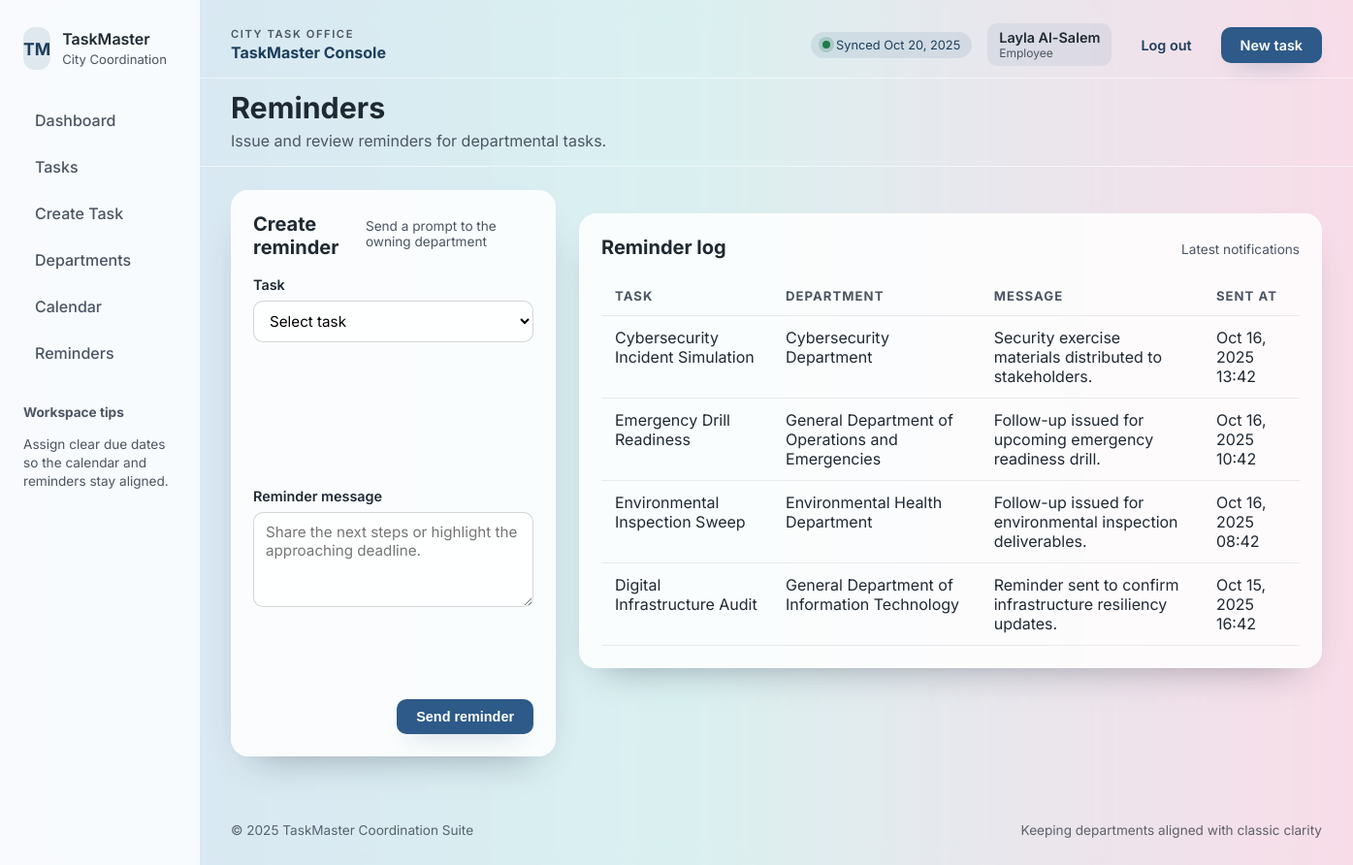
/reminders.php (signed in), run on the app's committed database.
### tables this page shows
CREATE TABLE IF NOT EXISTS notifications (
    id INT AUTO_INCREMENT PRIMARY KEY,
    task_id INT NOT NULL,
    message TEXT NOT NULL,
    created_at TIMESTAMP DEFAULT CURRENT_TIMESTAMP,
    CONSTRAINT fk_notifications_tasks FOREIGN KEY (task_id) REFERENCES tasks(id) ON DELETE CASCADE
);

CREATE TABLE IF NOT EXISTS tasks (
    id INT AUTO_INCREMENT PRIMARY KEY,
    title VARCHAR(180) NOT NULL,
    description TEXT NULL,
    department_id INT NOT NULL,
    priority VARCHAR(20) DEFAULT 'Medium',
    status VARCHAR(30) DEFAULT 'Pending',
    due_date DATE NULL,
    created_at TIMESTAMP DEFAULT CURRENT_TIMESTAMP,
    updated_at TIMESTAMP DEFAULT CURRENT_TIMESTAMP ON UPDATE CURRENT_TIMESTAMP,
    CONSTRAINT fk_tasks_departments FOREIGN KEY (department_id) REFERENCES departments(id) ON DELETE CASCADE
);

CREATE TABLE IF NOT EXISTS departments (
    id INT AUTO_INCREMENT PRIMARY KEY,
    name VARCHAR(150) NOT NULL,
    email VARCHAR(190) NULL,
    created_at TIMESTAMP DEFAULT CURRENT_TIMESTAMP
);

### includes/functions.php (called while the page is built, shortened)
<?php
function sanitize(?string $value = null): string
{
    return htmlspecialchars($value ?? '', ENT_QUOTES, 'UTF-8');
}

### reminders.php (the view, shortened to what this page needs)
<?php
require_once __DIR__ . '/includes/functions.php';
require_once __DIR__ . '/db.php';
$reminders = $pdo->query('SELECT n.id, n.message, DATE_FORMAT(n.created_at, "%b %e, %Y %H:%i") AS created_at,
    t.title AS task_title, d.name AS department_name
    FROM notifications n
    JOIN tasks t ON t.id = n.task_id
    JOIN departments d ON d.id = t.department_id
    ORDER BY n.created_at DESC
    LIMIT 25')->fetchAll();
include __DIR__ . '/includes/header.php';
?>
<div class="content-columns">
    <section class="panel classic-panel">
        <header class="panel-header">
            <h2>Create reminder</h2>
            <span>Send a prompt to the owning department</span>
        </header>
        <form method="post" class="classic-form">
            <div class="form-group">
                <label for="task_id">Task</label>
                <select id="task_id" name="task_id" required>
                    <option value="">Select task</option>
                </select>
            </div>
            <div class="form-group">
                <label for="message">Reminder message</label>
                <textarea id="message" name="message" rows="4" placeholder="Share the next steps or highlight the approaching deadline." required><?= isset($_POST['message']) ? sanitize($_POST['message']) : ''; ?></textarea>
            </div>
            <div class="form-actions">
                <button type="submit" class="primary-action">Send reminder</button>
            </div>
        </form>
    </section>
    <section class="panel classic-panel">
        <header class="panel-header">
            <h2>Reminder log</h2>
            <span>Latest notifications</span>
        </header>
        <?php if (!$reminders): ?>
            <div class="empty-note">No reminders have been logged yet.</div>
        <?php else: ?>
            <div class="table-scroll">
                <table class="data-table">
                    <thead>
                        <tr>
                            <th scope="col">Task</th>
                            <th scope="col">Department</th>
                            <th scope="col">Message</th>
                            <th scope="col">Sent at</th>
                        </tr>
                    </thead>
                    <tbody>
                        <?php foreach ($reminders as $reminder): ?>
                            <tr>
                                <td><?= sanitize($reminder['task_title']); ?></td>
                                <td><?= sanitize($reminder['department_name']); ?></td>
                                <td><?= sanitize($reminder['message']); ?></td>
                                <td><?= sanitize($reminder['created_at']); ?></td>
                            </tr>
                        <?php endforeach; ?>
                    </tbody>
                </table>
            </div>
        <?php endif; ?>
    </section>
</div>
<?php include __DIR__ . '/includes/footer.php'; ?>

### assets/css/style.css (style rules this page uses)
:root { --gradient-bg: linear-gradient(90deg, #77A1D3, #79CBCA, #E684AE); --surface: rgba(255, 255, 255, 0.86); --surface-strong: rgba(255, 255, 255, 0.95); --surface-border: rgba(255, 255, 255, 0.45); --shadow: 0 18px 40px -24px rgba(15, 23, 42, 0.45); --text-primary: #1f2933; --text-muted: #4b5563; --accent: #2d5a88; --accent-strong: #1d3e5c; --danger: #b91c1c; --success: #1e7a4d; --warning: #b45309; --font-family: 'Inter', -apple-system, BlinkMacSystemFont, 'Segoe UI', sans-serif; }
* { box-sizing: border-box; }
body { margin: 0; font-family: var(--font-family); background: var(--gradient-bg); color: var(--text-primary); min-height: 100vh; -webkit-font-smoothing: antialiased; }
.primary-action, .ghost-action { border: none; border-radius: 10px; font-weight: 600; cursor: pointer; font-size: 0.9rem; transition: transform 0.15s ease, background 0.2s ease; }
.primary-action { background: var(--accent); color: #fff; padding: 10px 20px; box-shadow: 0 12px 24px -16px rgba(45, 90, 136, 0.9); }
.panel { background: var(--surface); border-radius: 18px; border: 1px solid var(--surface-border); box-shadow: var(--shadow); padding: 22px; }
.classic-panel + .classic-panel { margin-top: 24px; }
.panel-header { display: flex; justify-content: space-between; align-items: baseline; gap: 12px; margin-bottom: 18px; }
.panel-header h2 { margin: 0; font-size: 1.25rem; }
.panel-header span { font-size: 0.85rem; color: var(--text-muted); }
.content-columns { display: grid; grid-template-columns: 2fr 1fr; gap: 24px; align-items: start; }
.table-scroll { overflow-x: auto; }
.data-table { width: 100%; border-collapse: collapse; min-width: 720px; }
.data-table th, .data-table td { padding: 12px 14px; text-align: left; border-bottom: 1px solid rgba(15, 23, 42, 0.08); vertical-align: top; }
.data-table th { font-size: 0.82rem; text-transform: uppercase; letter-spacing: 0.08em; color: var(--text-muted); }
.classic-form { display: flex; flex-direction: column; gap: 18px; }
.form-group { flex: 1 1 200px; display: flex; flex-direction: column; gap: 8px; }
.form-group label { font-weight: 600; font-size: 0.9rem; }
.form-group input, .form-group select, .form-group textarea { border-radius: 10px; border: 1px solid rgba(15, 23, 42, 0.18); padding: 10px 12px; font-family: inherit; font-size: 0.95rem; background: rgba(255, 255, 255, 0.9); }
.form-group textarea { resize: vertical; }
.form-actions { display: flex; justify-content: flex-end; gap: 12px; }

### data on the page
notifications: task.title "Cybersecurity Incident Simulation", departments.name "Cybersecurity Department", message "Security exercise materials distributed to stakeholders.", created_at "Oct 16, 2025 13:42"
notifications: task.title "Emergency Drill Readiness", departments.name "General Department of Operations and Emergencies", message "Follow-up issued for upcoming emergency readiness drill.", created_at "Oct 16, 2025 10:42"
notifications: task.title "Environmental Inspection Sweep", departments.name "Environmental Health Department", message "Follow-up issued for environmental inspection deliverables.", created_at "Oct 16, 2025 08:42"
notifications: task.title "Digital Infrastructure Audit", departments.name "General Department of Information Technology", message "Reminder sent to confirm infrastructure resiliency updates.", created_at "Oct 15, 2025 16:42"

### other printed values
$userName "Layla Al-Salem"
$userRole "Employee"
$pageTitle "Reminders"
$pageDescription "Issue and review reminders for departmental tasks."
